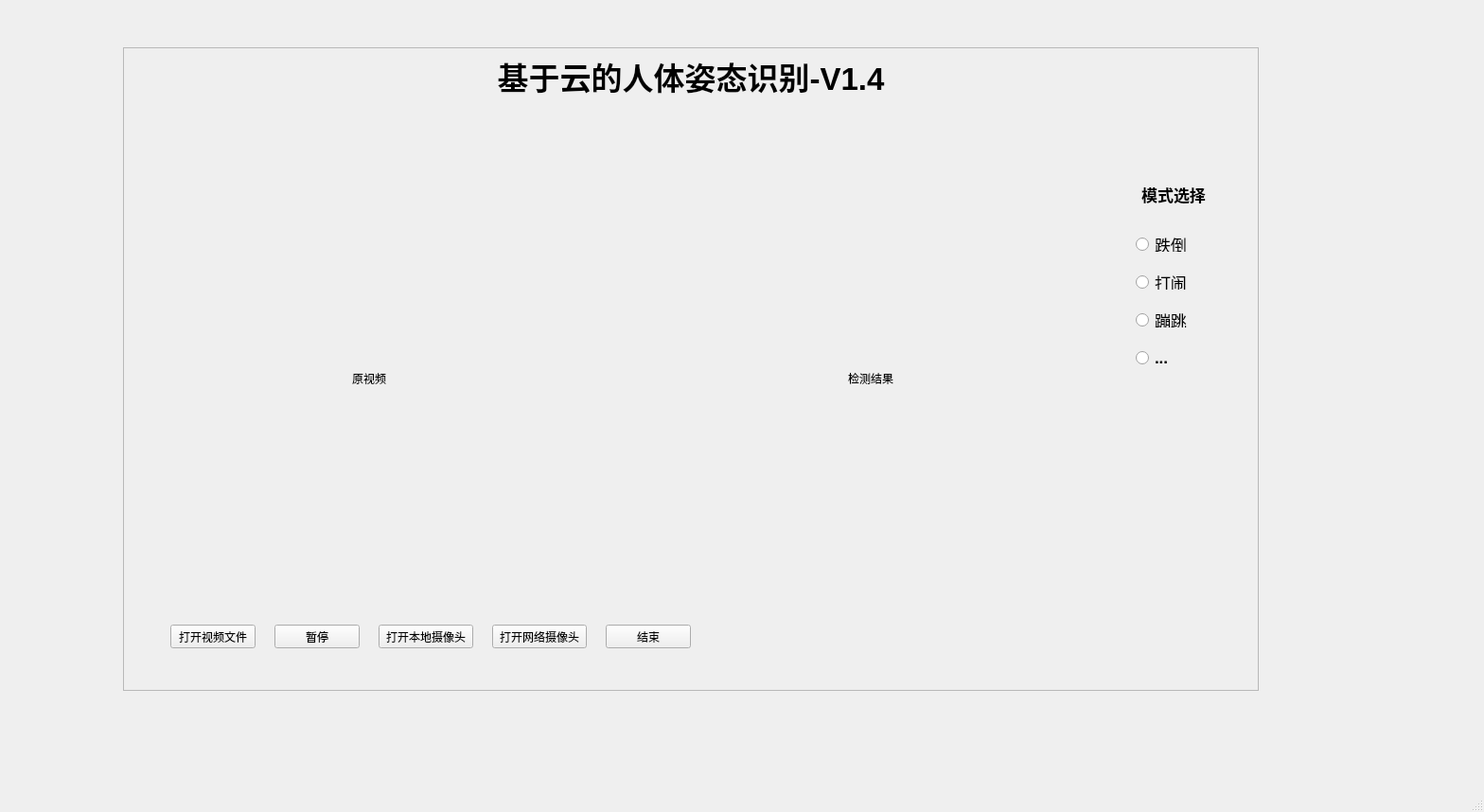
<?xml version="1.0" encoding="UTF-8"?>
<ui version="4.0">
 <class>MainWindow</class>
 <widget class="QMainWindow" name="MainWindow">
  <property name="geometry">
   <rect>
    <x>0</x>
    <y>0</y>
    <width>1568</width>
    <height>858</height>
   </rect>
  </property>
  <property name="windowTitle">
   <string>MainWindow</string>
  </property>
  <widget class="QWidget" name="centralwidget">
   <widget class="QFrame" name="frame">
    <property name="geometry">
     <rect>
      <x>130</x>
      <y>50</y>
      <width>1200</width>
      <height>680</height>
     </rect>
    </property>
    <property name="autoFillBackground">
     <bool>true</bool>
    </property>
    <property name="frameShape">
     <enum>QFrame::StyledPanel</enum>
    </property>
    <property name="frameShadow">
     <enum>QFrame::Raised</enum>
    </property>
    <widget class="QLabel" name="title">
     <property name="geometry">
      <rect>
       <x>0</x>
       <y>0</y>
       <width>1200</width>
       <height>60</height>
      </rect>
     </property>
     <property name="font">
      <font>
       <pointsize>25</pointsize>
       <weight>75</weight>
       <bold>true</bold>
      </font>
     </property>
     <property name="text">
      <string>基于云的人体姿态识别-V1.4</string>
     </property>
     <property name="alignment">
      <set>Qt::AlignCenter</set>
     </property>
    </widget>
    <widget class="QLabel" name="video1">
     <property name="geometry">
      <rect>
       <x>50</x>
       <y>140</y>
       <width>420</width>
       <height>420</height>
      </rect>
     </property>
     <property name="autoFillBackground">
      <bool>false</bool>
     </property>
     <property name="text">
      <string>原视频</string>
     </property>
     <property name="alignment">
      <set>Qt::AlignCenter</set>
     </property>
    </widget>
    <widget class="QLabel" name="video2">
     <property name="geometry">
      <rect>
       <x>580</x>
       <y>140</y>
       <width>420</width>
       <height>420</height>
      </rect>
     </property>
     <property name="autoFillBackground">
      <bool>false</bool>
     </property>
     <property name="text">
      <string>检测结果</string>
     </property>
     <property name="alignment">
      <set>Qt::AlignCenter</set>
     </property>
    </widget>
    <widget class="QLabel" name="model_select">
     <property name="geometry">
      <rect>
       <x>1050</x>
       <y>140</y>
       <width>120</width>
       <height>30</height>
      </rect>
     </property>
     <property name="font">
      <font>
       <pointsize>13</pointsize>
       <weight>75</weight>
       <bold>true</bold>
      </font>
     </property>
     <property name="text">
      <string>模式选择</string>
     </property>
     <property name="alignment">
      <set>Qt::AlignCenter</set>
     </property>
    </widget>
    <widget class="QRadioButton" name="rb_fall">
     <property name="geometry">
      <rect>
       <x>1070</x>
       <y>200</y>
       <width>89</width>
       <height>16</height>
      </rect>
     </property>
     <property name="font">
      <font>
       <pointsize>13</pointsize>
       <weight>50</weight>
       <bold>false</bold>
      </font>
     </property>
     <property name="text">
      <string>跌倒</string>
     </property>
    </widget>
    <widget class="QRadioButton" name="rb_danao">
     <property name="geometry">
      <rect>
       <x>1070</x>
       <y>240</y>
       <width>89</width>
       <height>16</height>
      </rect>
     </property>
     <property name="font">
      <font>
       <pointsize>13</pointsize>
       <weight>50</weight>
       <bold>false</bold>
      </font>
     </property>
     <property name="text">
      <string>打闹</string>
     </property>
    </widget>
    <widget class="QRadioButton" name="rb_jump">
     <property name="geometry">
      <rect>
       <x>1070</x>
       <y>280</y>
       <width>89</width>
       <height>16</height>
      </rect>
     </property>
     <property name="font">
      <font>
       <pointsize>13</pointsize>
       <weight>50</weight>
       <bold>false</bold>
      </font>
     </property>
     <property name="text">
      <string>蹦跳</string>
     </property>
    </widget>
    <widget class="QRadioButton" name="rb_other">
     <property name="geometry">
      <rect>
       <x>1070</x>
       <y>320</y>
       <width>89</width>
       <height>16</height>
      </rect>
     </property>
     <property name="font">
      <font>
       <pointsize>13</pointsize>
       <weight>75</weight>
       <bold>true</bold>
      </font>
     </property>
     <property name="text">
      <string>...</string>
     </property>
    </widget>
    <widget class="QPushButton" name="bn_openfile">
     <property name="geometry">
      <rect>
       <x>50</x>
       <y>610</y>
       <width>90</width>
       <height>25</height>
      </rect>
     </property>
     <property name="text">
      <string>打开视频文件</string>
     </property>
    </widget>
    <widget class="QPushButton" name="bn_pause">
     <property name="geometry">
      <rect>
       <x>160</x>
       <y>610</y>
       <width>90</width>
       <height>25</height>
      </rect>
     </property>
     <property name="text">
      <string>暂停</string>
     </property>
    </widget>
    <widget class="QPushButton" name="bn_opencam1">
     <property name="geometry">
      <rect>
       <x>270</x>
       <y>610</y>
       <width>100</width>
       <height>25</height>
      </rect>
     </property>
     <property name="text">
      <string>打开本地摄像头</string>
     </property>
    </widget>
    <widget class="QPushButton" name="bn_opencam1_2">
     <property name="geometry">
      <rect>
       <x>390</x>
       <y>610</y>
       <width>100</width>
       <height>25</height>
      </rect>
     </property>
     <property name="text">
      <string>打开网络摄像头</string>
     </property>
    </widget>
    <widget class="QPushButton" name="bn_end">
     <property name="geometry">
      <rect>
       <x>510</x>
       <y>610</y>
       <width>90</width>
       <height>25</height>
      </rect>
     </property>
     <property name="text">
      <string>结束</string>
     </property>
    </widget>
   </widget>
  </widget>
  <widget class="QMenuBar" name="menubar">
   <property name="geometry">
    <rect>
     <x>0</x>
     <y>0</y>
     <width>1568</width>
     <height>23</height>
    </rect>
   </property>
  </widget>
  <widget class="QStatusBar" name="statusbar"/>
 </widget>
 <resources/>
 <connections/>
</ui>
